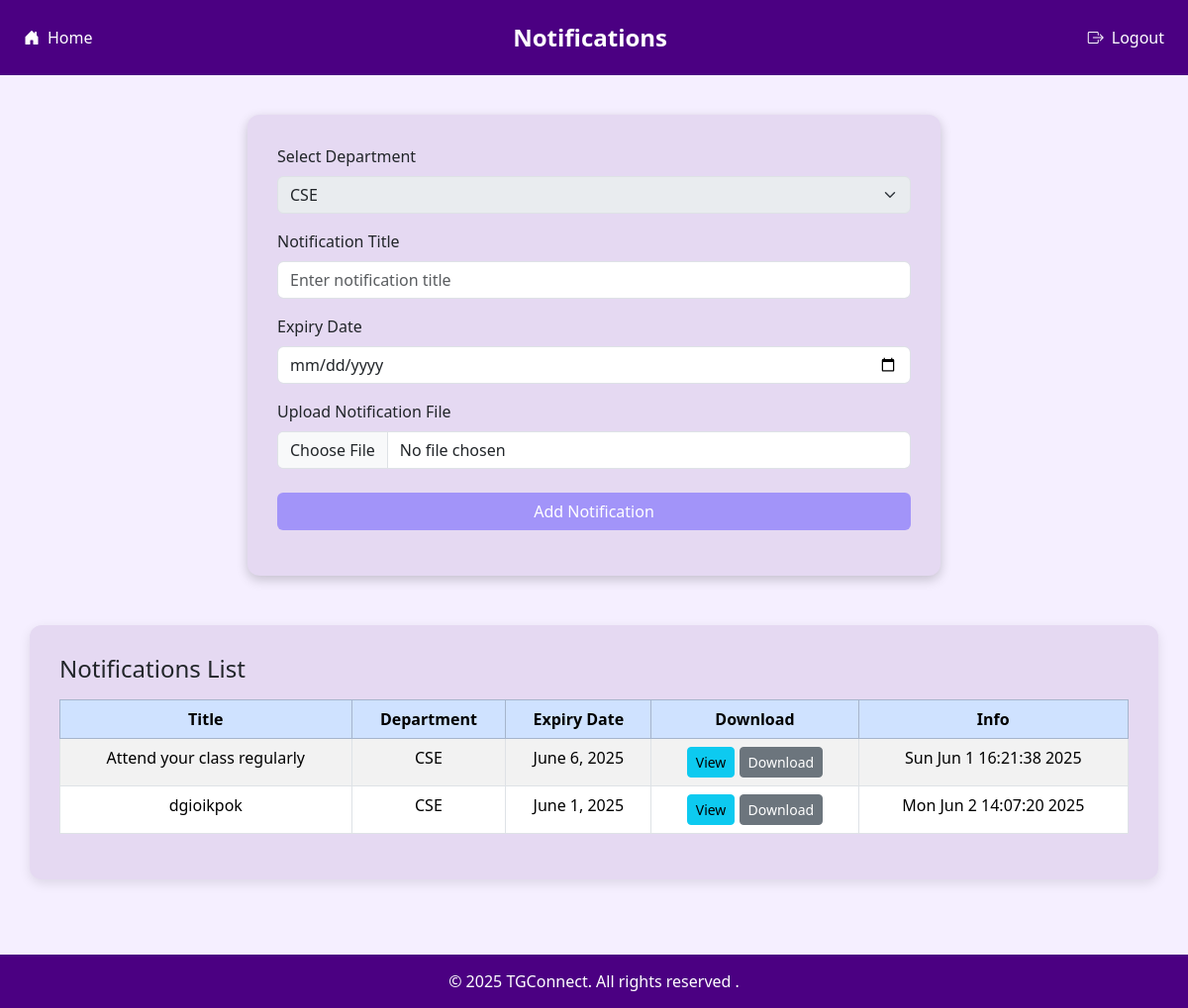
Screenshot of /notify/ (signed in) with the database file from the repository.
### TGConnect/models.py (models this page shows, shortened)
class Notification(models.Model):
    department = models.CharField(max_length=100)   # Added department
    title = models.CharField(max_length=200)
    notice_file = models.FileField(upload_to='notifications/')
    info = models.CharField(max_length=200)
    expiry_date = models.DateField()

### TGConnect/views.py (the view, shortened to what this page needs)
# urls.py: path('notify/', views.notify, name='notify'),
def notify(request):
    departments = ["CSE", "IT", "CSE-AI", "CSE-DS", "Mechanical", "Electrical", "Civil"]
    user_department = request.session.get("tdepartment")  # Teacher's dept from session
    if request.method == "GET":
        data = models.Notification.objects.filter(department=user_department)
        return render(request, "notify.html", {
            "tname": request.session.get("tname"),
            "departments": departments,
            "data": data,
            "user_department": user_department,
        })

### TGConnect/templates/notify.html (shortened to what this page needs)
{% load static %}
<html lang="en">
  <head>
    <link
      href="https://cdn.jsdelivr.net/npm/bootstrap@5.3.2/dist/css/bootstrap.min.css"
      rel="stylesheet"
    />
    <link
      href="https://cdn.jsdelivr.net/npm/bootstrap-icons@1.10.5/font/bootstrap-icons.css"
      rel="stylesheet"
    />
  </head>
  <body>
    <div class="header px-4">
      <a href="/tghome/"><i class="bi bi-house-door-fill"></i> Home</a>
      <div class="title">Notifications</div>
      <a href="/"><i class="bi bi-box-arrow-right"></i> Logout</a>
    </div>
    <div class="form-container">
      <form method="post" action="/notify/" enctype="multipart/form-data">
        <div class="mb-3">
          <label for="department" class="form-label">Select Department</label>
          <select
            class="form-select"
            name="department"
            id="department"
            required
            {% if user_department %} disabled {% endif %}
          >
            {% for dept in departments %}
              <option value="{{ dept }}" {% if dept == user_department %}selected{% endif %}>{{ dept }}</option>
            {% endfor %}
          </select>
        </div>
        <div class="mb-3">
          <label for="title" class="form-label">Notification Title</label>
          <input
            type="text"
            class="form-control"
            name="title"
            placeholder="Enter notification title"
            required
          />
        </div>
        <div class="mb-3">
          <label for="expiry_date" class="form-label">Expiry Date</label>
          <input type="date" class="form-control" name="expiry_date" required />
        </div>
        <div class="mb-4">
          <label for="file" class="form-label">Upload Notification File</label>
          <input class="form-control" type="file" name="file" required />
        </div>
        <button type="submit" class="btn btn-submit w-100">Add Notification</button>
      </form>
    </div>
    <div class="table-container">
      <h4 class="mb-3">Notifications List</h4>
      <div class="table-responsive">
        <table class="table table-bordered table-striped text-center">
          <thead class="table-primary">
            <tr>
              <th>Title</th>
              <th>Department</th>
              <th>Expiry Date</th>
              <th>Download</th>
              <th>Info</th>
            </tr>
          </thead>
          <tbody>
            {% for note in data %}
            <tr>
              <td>{{ note.title }}</td>
              <td>{{ note.department }}</td>
              <td>{{ note.expiry_date }}</td>
              <td>
                <a
                  href="/media/{{ note.notice_file }}"
                  target="_blank"
                  class="btn btn-sm btn-info"
                  >View</a
                >
                <a
                  href="/media/{{ note.notice_file }}"
                  download
                  class="btn btn-sm btn-secondary"
                  >Download</a
                >
              </td>
              <td>{{ note.info }}</td>
            </tr>
            {% empty %}
            <tr>
              <td colspan="5">No notifications found.</td>
            </tr>
            {% endfor %}
          </tbody>
        </table>
      </div>
    </div>
    <footer>&copy; 2025 TGConnect. All rights reserved .</footer>
  </body>
</html>

### TGConnect/templates/notify.html (style rules this page uses)
body { background-color: #f5efff; font-family: "Segoe UI", sans-serif; padding-bottom: 80px; }
.header { background-color: #4b0082; padding: 20px; color: white; display: flex; justify-content: space-between; align-items: center; font-size: 1rem; }
.header .title { font-size: 1.5rem; font-weight: bold; flex-grow: 1; text-align: center; }
.header a { color: white; text-decoration: none; display: flex; align-items: center; }
.header a i { margin-right: 8px; }
.form-container { background-color: #e5d9f2; border-radius: 12px; max-width: 700px; margin: 40px auto; padding: 30px; box-shadow: 0 4px 12px rgba(0, 0, 0, 0.2); }
.btn-submit { background-color: #a294f9; color: white; }
.table-container { background-color: #e5d9f2; border-radius: 12px; max-width: 95%; margin: 50px auto; padding: 30px; box-shadow: 0 4px 12px rgba(0, 0, 0, 0.1); }
footer { text-align: center; font-size: 1rem; padding: 15px; color: white; background-color: #4b0082; margin-top: 50px; position: fixed; width: 100%; bottom: 0; }

### rows the page displays
Notification: title "Attend your class regularly", department "CSE", expiry_date "June 6, 2025", info "Sun Jun 1 16:21:38 2025"
Notification: title "dgioikpok", department "CSE", expiry_date "June 1, 2025", info "Mon Jun 2 14:07:20 2025"

### other values shown
form field department "CSE"
